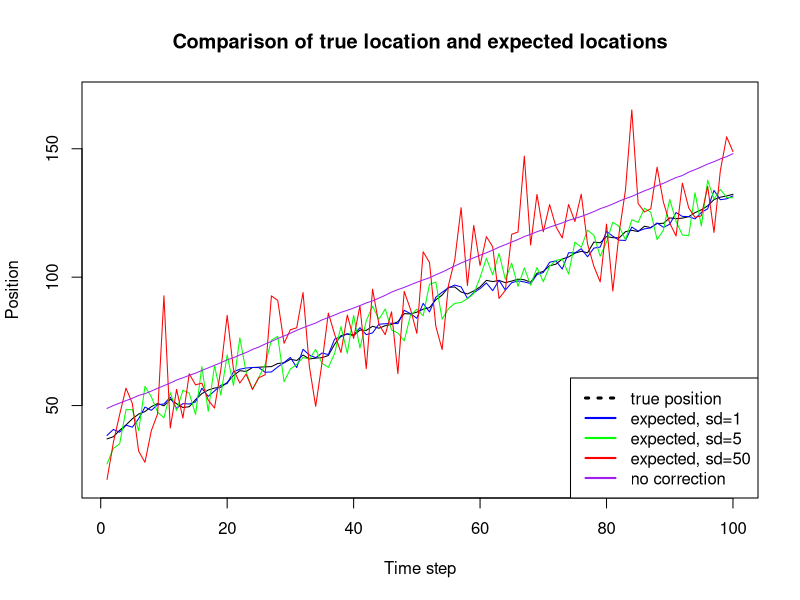
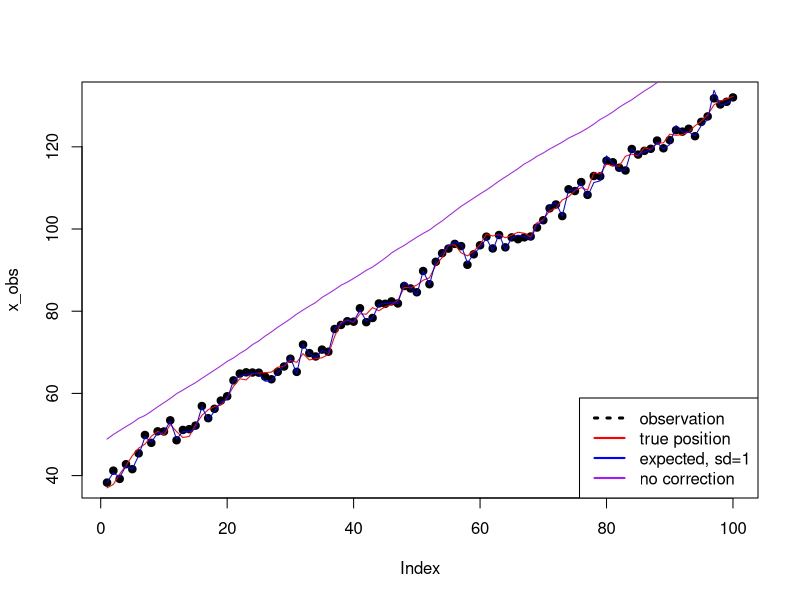
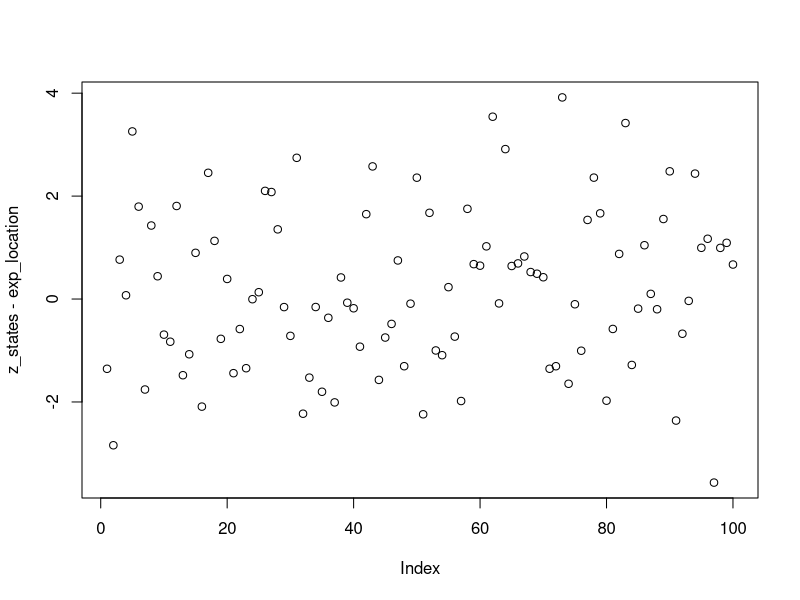
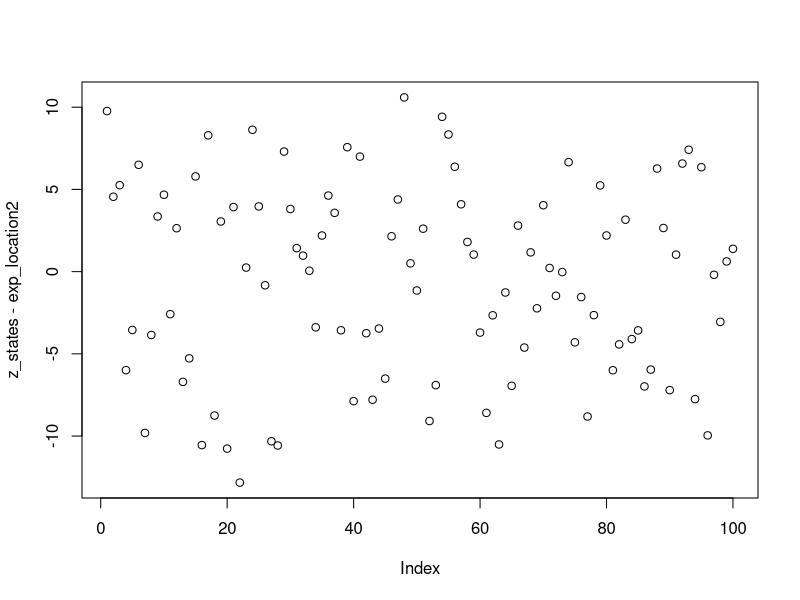
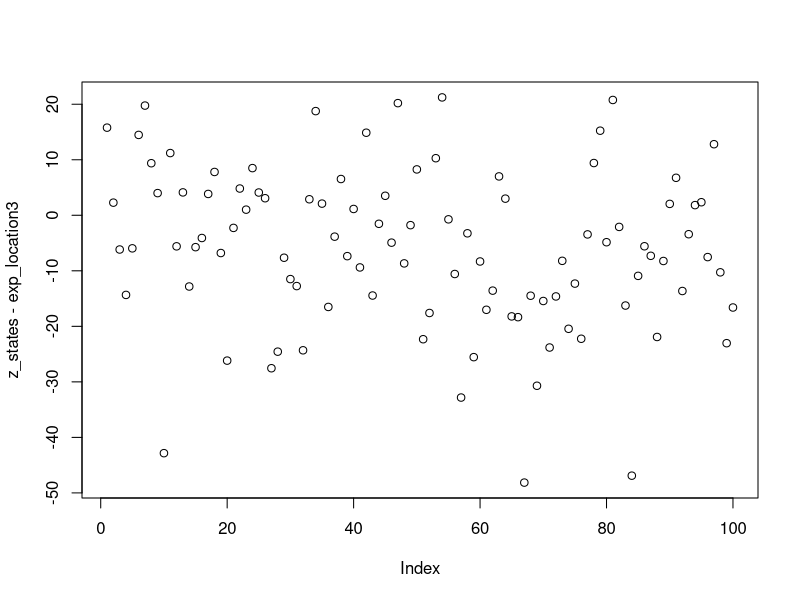
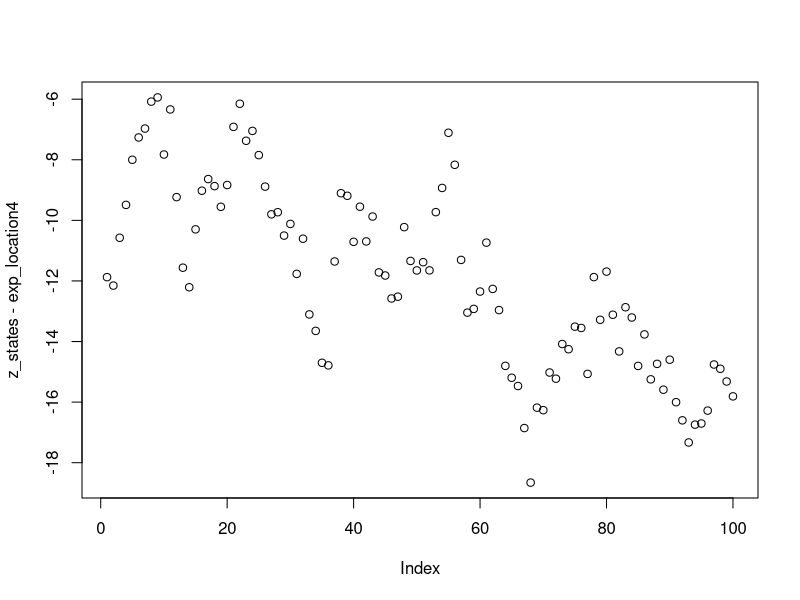
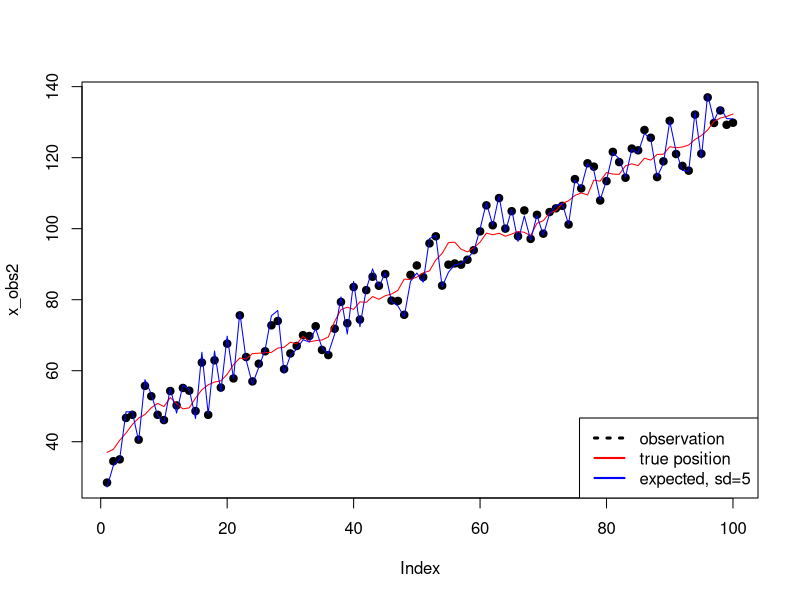
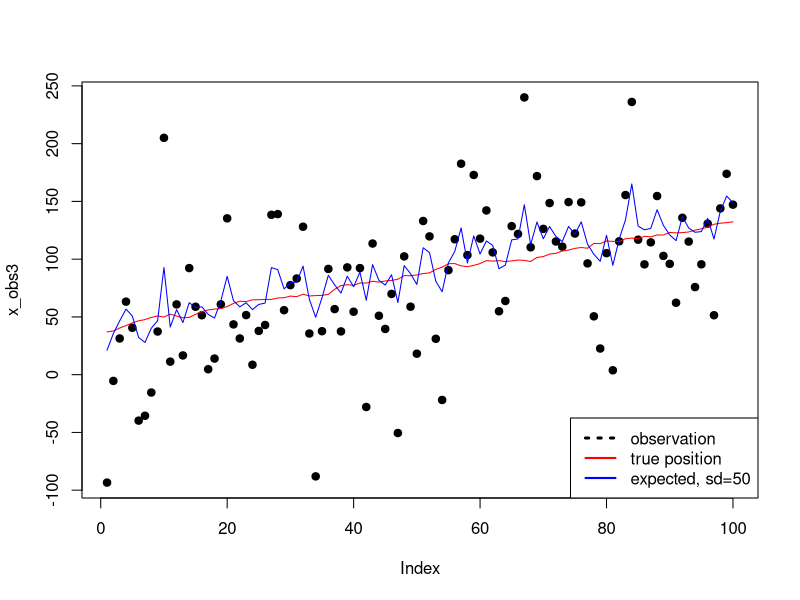

These charts were generated, in order, by the following R code:
# Advanced machine learning

#Lab 3


#1
set.seed(987654321)
timestep <- 100
num_particles <- 100

transition_model <- function(initial_model, timestep){
  z_current <- vector(length=timestep)
  z_current[1] <- initial_model # initial model
  for(i in 1:(timestep+1)){
    which_mean<-sample(1:3, size = 1, prob = rep(1/3, 3))
    z_current[i+1] <- rnorm(n=1, mean=z_current[i]+which_mean-1, sd=1)
  }
  z_current[2:(timestep+1)]
}

z_states <- transition_model(runif(1,0,100), timestep)

emission_prob <- function(z, sd){
  which_mean<-sample(1:3, size = 1, prob = rep(1/3, 3))
  rnorm(n=1, mean=z+which_mean-2, sd=sd)
}

emission_model <- function(timestep, z_states, sd=1){
  x_current <- vector(length=timestep)
  for(i in 1:timestep){
    x_current[i]<- emission_prob(z=z_states[i], sd=sd)
  }
  #x_current <- apply(z_states, 2, function(z){emission_prob(z, sd)})
  x_current
}


x_obs <- emission_model(timestep, z_states)


particle_filter <- function(x_obs, z_states, num_particles, timestep, sd, correction=TRUE){
  Z_bar <- matrix(ncol=num_particles, nrow=timestep+1) #particles -prediction
  #initialization
  Z_bar[1,] <- runif(num_particles, 0, 100) #Z0
  Z <- matrix(ncol=num_particles, nrow=timestep) #particles -correction
  w <- matrix(ncol = num_particles, nrow=timestep) #importance weights
  for(i in 1:timestep){
    for(j in 1:num_particles){
      Z_bar[i+1,j] <- transition_model(Z_bar[i,j],1) #transition?
      w[i,j] <- (dnorm(x_obs[i], Z_bar[i+1,j], sd)+dnorm(x_obs[i], Z_bar[i+1,j]-1, sd)+dnorm(x_obs[i], Z_bar[i+1,j]+1, sd))/3 #emission model
    }
    if(correction){
      Z[i,] <- sample(Z_bar[i+1,], size=num_particles, replace = TRUE, prob=w[i,])
    }
  }
  return(list("Z_bar"=Z_bar[-1,], "Z"=Z))
}

particles1<-particle_filter(x_obs, z_states, num_particles, timestep, sd=1)
exp_location <- rowMeans(particles1$Z)


#2

#sd=5 in emission
x_obs2 <- emission_model(timestep, z_states, sd = 5)
particles2 <- particle_filter(x_obs2, z_states, num_particles, timestep, sd=5)
exp_location2 <- rowMeans(particles2$Z)

#sd=50 in emission
x_obs3 <- emission_model(timestep, z_states, sd = 50)
particles3 <- particle_filter(x_obs3, z_states, num_particles, timestep, sd=50)
exp_location3 <- rowMeans(particles3$Z)


#3

particles4 <- particle_filter(x_obs, z_states, num_particles, timestep, sd=1, correction = FALSE)
exp_location4 <- rowMeans(particles4$Z_bar)


### Comparison of Questions 1,2,3:

what_time <- c(1, timestep*0.25, 0.75*timestep, timestep)
comp_location <- matrix(ncol = length(what_time), nrow=5)
comp_location[1,]<-z_states[what_time]
comp_location[2,]<-exp_location[what_time]
comp_location[3,]<-exp_location2[what_time]
comp_location[4,]<-exp_location3[what_time]
comp_location[5,]<-exp_location4[what_time]
colnames(comp_location) <- what_time
rownames(comp_location) <- c("True", "exp1", "exp2", "exp3", "exp4")
comp_location

plot(z_states, type="l", ylab="Position", xlab="Time step", 
     main="Comparison of true location and expected locations", ylim = c(20,170))
lines(exp_location, col="blue")
lines(exp_location2, col="green")
lines(exp_location3, col="red")
lines(exp_location4, col="purple")
legend("bottomright",c("true position","expected, sd=1","expected, sd=5","expected, sd=50","no correction"),
       col = c("black","blue","green","red","purple"), lty = c(3, 1, 1, 1, 1, 1), lwd=c(3, rep(2,5)))

plot(x_obs, pch=19)
lines(z_states, col="red")
lines(exp_location, col="blue")
lines(exp_location4, col="purple")
legend("bottomright",c("observation","true position","expected, sd=1","no correction"),
       col = c("black","red","blue","purple"), lty = c(3, 1, 1, 1), lwd=c(3, 2, 2, 2))
plot(z_states-exp_location)
plot(z_states-exp_location2)
plot(z_states-exp_location3)
plot(z_states-exp_location4)

plot(x_obs2, pch=19)
lines(z_states, col="red")
lines(exp_location2, col="blue")
legend("bottomright",c("observation","true position","expected, sd=5"),
       col = c("black","red","blue"), lty = c(3, 1, 1), lwd=c(3, 2, 2))

plot(x_obs3, pch=19)
lines(z_states, col="red")
lines(exp_location3, col="blue")
legend("bottomright",c("observation","true position","expected, sd=50"),
       col = c("black","red","blue"), lty = c(3, 1, 1), lwd=c(3, 2, 2))
